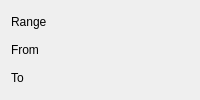
<?xml version="1.0" encoding="UTF-8"?>
<ui version="4.0">
 <class>DateRangeDlg</class>
 <widget class="QWidget" name="DateRangeDlg">
  <layout class="QGridLayout">
   <item row="0" column="0">
    <widget class="QLabel" name="TextLabel4">
     <property name="text">
      <string>Range</string>
     </property>
     <property name="wordWrap">
      <bool>false</bool>
     </property>
    </widget>
   </item>
   <item row="0" column="1">
    <widget class="KMyMoneyPeriodCombo" name="m_dateRange" native="true"/>
   </item>
   <item row="1" column="0">
    <widget class="QLabel" name="TextLabel5">
     <property name="text">
      <string comment="From (Date)">From</string>
     </property>
     <property name="wordWrap">
      <bool>false</bool>
     </property>
    </widget>
   </item>
   <item row="1" column="1">
    <widget class="KMyMoneyDateInput" name="m_fromDate" native="true"/>
   </item>
   <item row="2" column="0">
    <widget class="QLabel" name="TextLabel6">
     <property name="text">
      <string comment="To (Date)">To</string>
     </property>
     <property name="wordWrap">
      <bool>false</bool>
     </property>
    </widget>
   </item>
   <item row="2" column="1">
    <widget class="KMyMoneyDateInput" name="m_toDate" native="true"/>
   </item>
  </layout>
 </widget>
 <layoutdefault spacing="6" margin="11"/>
 <customwidgets>
  <customwidget>
   <class>KMyMoneyPeriodCombo</class>
   <extends>QWidget</extends>
   <header>kmymoneyperiodcombo.h</header>
   <container>1</container>
  </customwidget>
  <customwidget>
   <class>KMyMoneyDateInput</class>
   <extends>QWidget</extends>
   <header>kmymoneydateinput.h</header>
  </customwidget>
 </customwidgets>
 <resources/>
 <connections/>
</ui>
